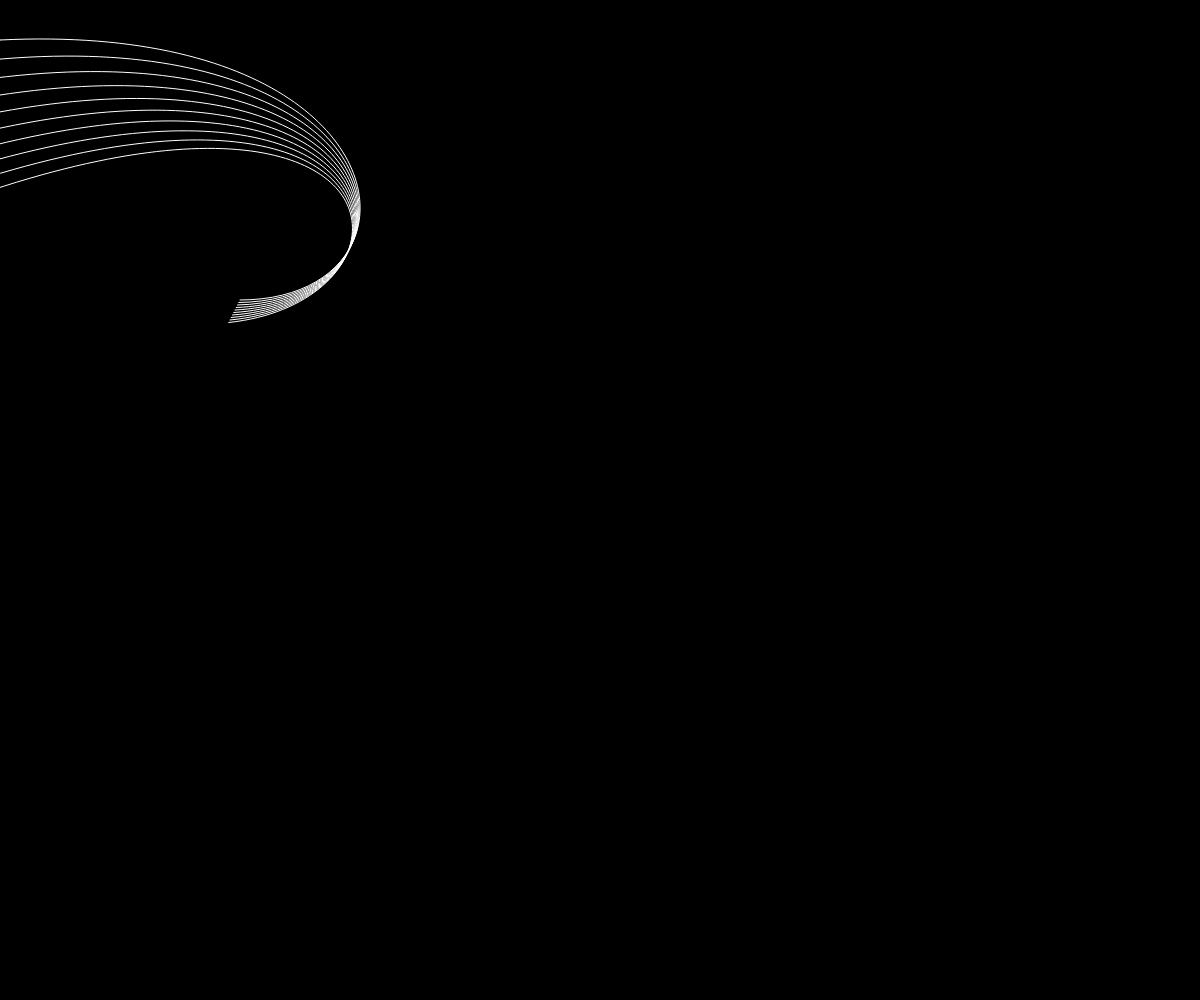
Frame 1 (no input)
Frame 60 (no input): identical to frame 1, image omitted
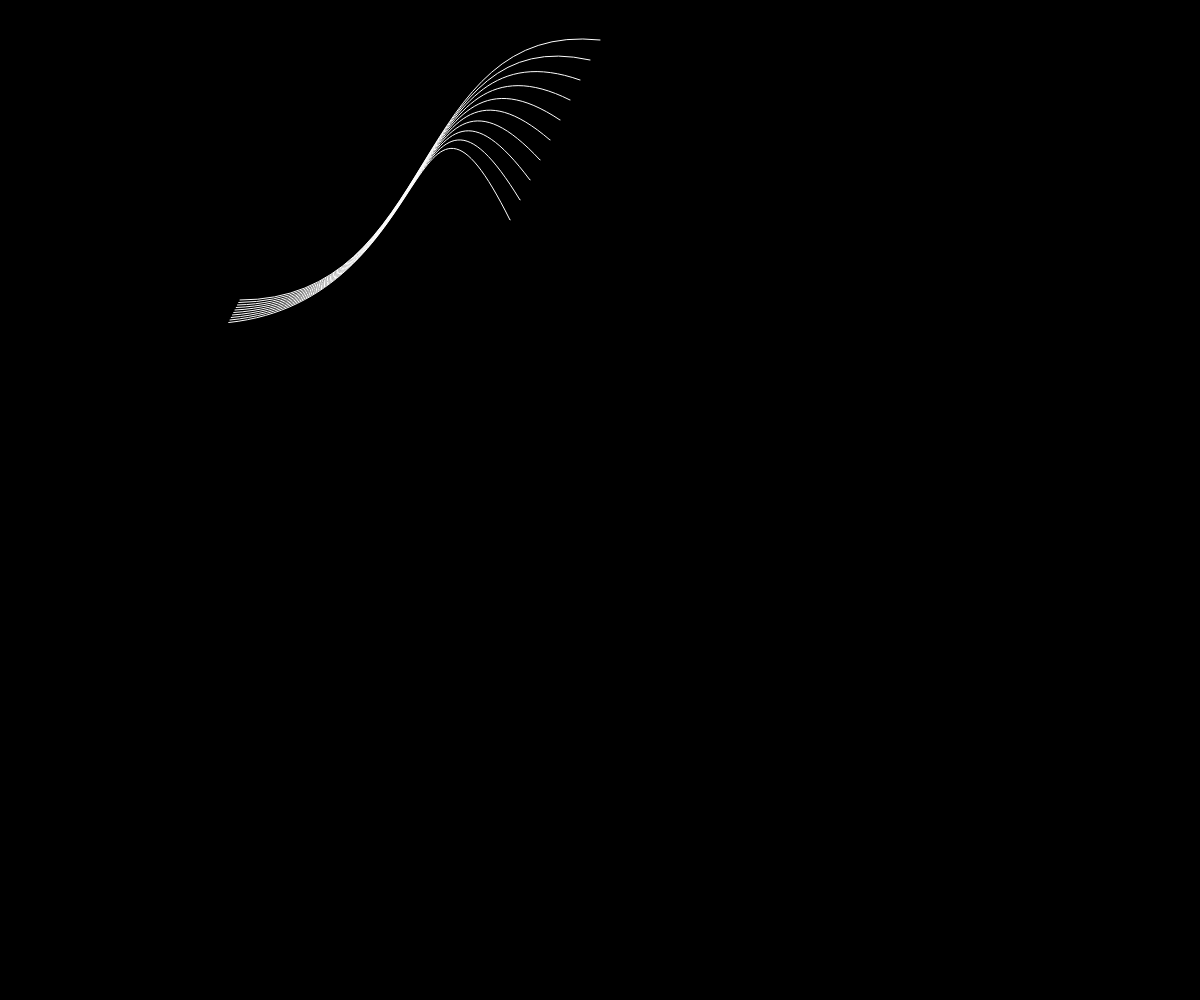
Frame 120 (the mouse pressed at the canvas centre since frame 60)

The p5.js sketch that drew these frames (run headless with seeded random() and noise() and a simulated clock; from frame 60 on, the mouse is pressed at the canvas centre):

// p5.js sketch
// ── sketch.js
///<reference path="../../p5.global-mode.d.ts" />
function setup() {
  createCanvas(windowWidth, windowHeight);
  stroke(255);
  noFill();
}

function draw() {
  background(0);
  for (let i = 0; i < 200; i += 20) {
    bezier(
      mouseX - i / 2.0,
      40 + i,
      410,
      20,
      440,
      300,
      240 - i / 16.0,
      300 + i / 8.0
    );
  }
}
